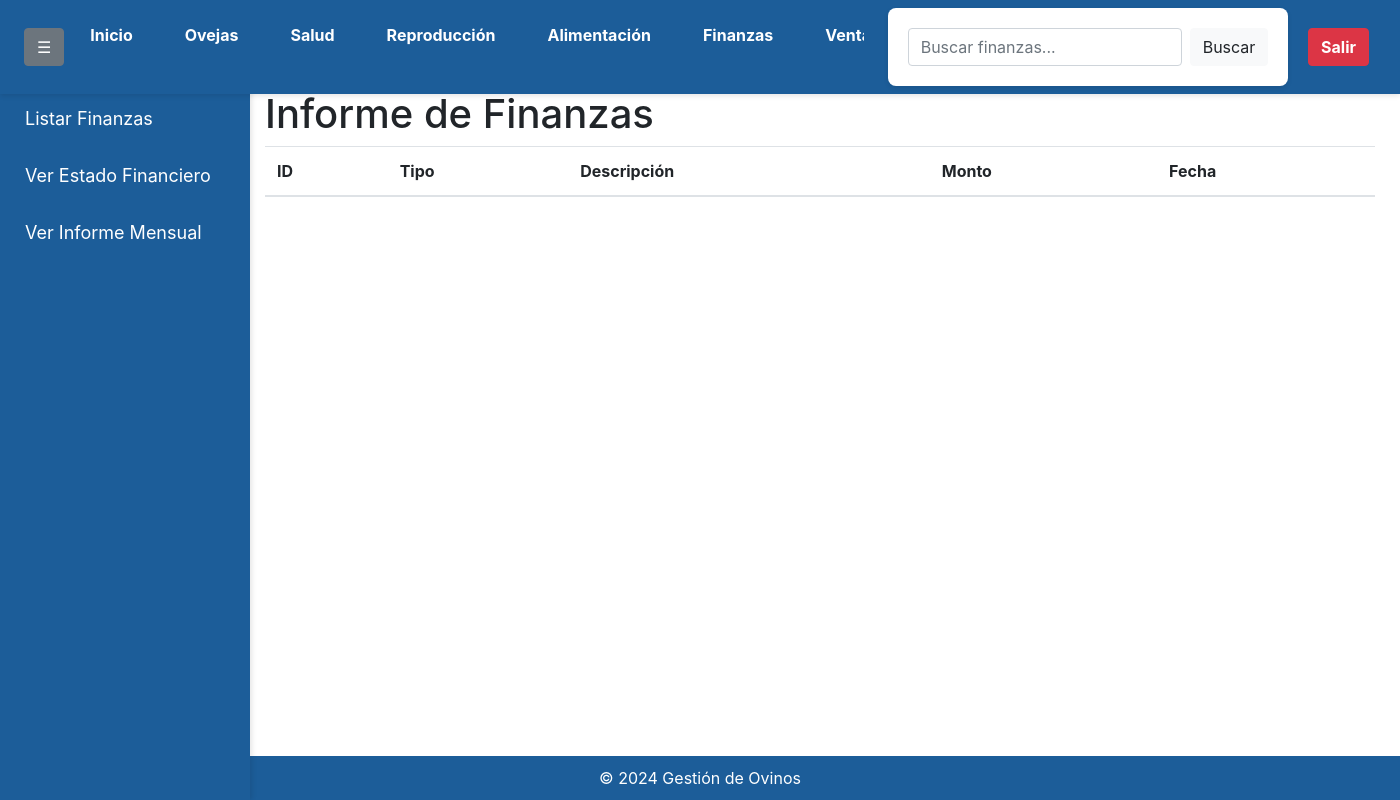
Page /listar_finanzas (signed in) on the earlier database version.
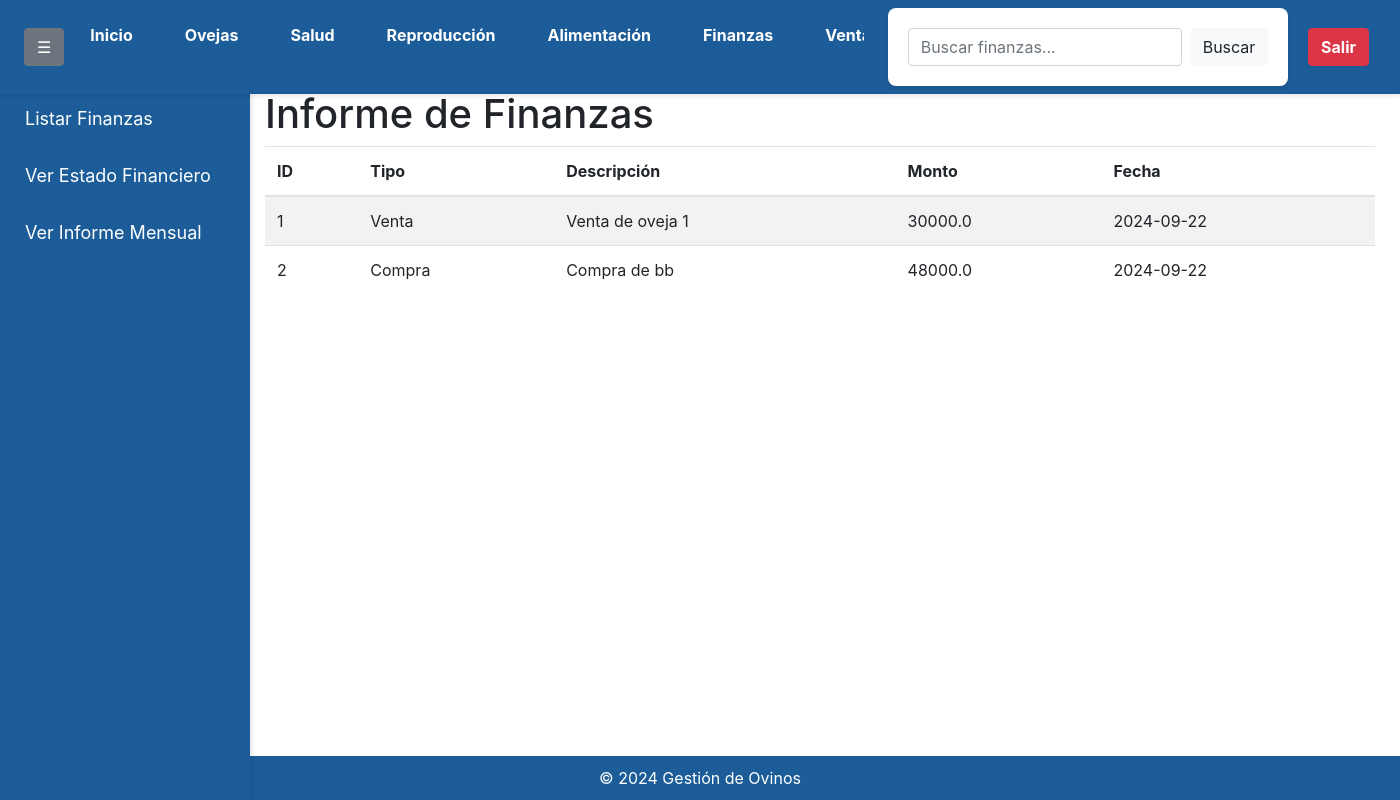
Same page on the later database version.
### app/models.py (models this page shows)
class Finanzas(db.Model):
    id = db.Column(db.Integer, primary_key=True)
    tipo = db.Column(db.String(10), nullable=False)
    descripcion = db.Column(db.Text, nullable=False)
    monto = db.Column(db.Float, nullable=False)
    fecha = db.Column(db.Date, nullable=False)
    user_id = db.Column(db.Integer, db.ForeignKey('user.id'), nullable=False)
    user = db.relationship('User', backref='finanzas')

### app/routes.py (the view)
@app.route('/listar_finanzas')
@login_required
def listar_finanzas():
    search_query = request.args.get('search', '')  # Obtener el término de búsqueda desde la solicitud
    if search_query:
        finanzas = Finanzas.query.filter(
            (Finanzas.tipo.contains(search_query)) |
            (Finanzas.descripcion.contains(search_query)) |
            (Finanzas.monto.like(f"%{search_query}%")) |  # Para buscar por monto, aunque sea float
            (Finanzas.fecha.like(f"%{search_query}%"))    # Para buscar por fecha
        ).filter_by(user_id=current_user.id).order_by(Finanzas.fecha.desc()).all()
    else:
        finanzas = Finanzas.query.filter_by(user_id=current_user.id).order_by(Finanzas.fecha.desc()).all()
    return render_template('listar_finanzas.html', finanzas=finanzas)

### app/__init__.py (called while the page is built)
@login_manager.user_loader
def load_user(user_id):
    return User.query.get(int(user_id))

### app/templates/listar_finanzas.html (shortened to what this page needs)
<!DOCTYPE html>
<html lang="en">
<head>
    <link rel="stylesheet" href="{{ url_for('static', filename='styles.css') }}">
    <link rel="stylesheet" href="https://maxcdn.bootstrapcdn.com/bootstrap/4.5.2/css/bootstrap.min.css">
</head>
<body>
    <nav class="navbar navbar-expand-lg navbar-light" style="background-color: #1c5d99;">
        <div class="collapse navbar-collapse" id="navbarNav">
            <button class="btn btn-secondary ml-2" id="toggleSidebar">☰</button>
            <ul class="navbar-nav mr-auto">
                <li class="nav-item">
                    <a class="nav-link text-white" href="{{ url_for('index') }}">Inicio</a>
                </li>
                <li class="nav-item">
                    <a class="nav-link text-white" href="{{ url_for('oveja') }}">Ovejas</a>
                </li>
                <li class="nav-item">
                    <a class="nav-link text-white" href="{{ url_for('salud') }}">Salud</a>
                </li>
                <li class="nav-item">
                    <a class="nav-link text-white" href="{{ url_for('reproduccion') }}">Reproducción</a>
                </li>
                <li class="nav-item">
                    <a class="nav-link text-white" href="{{ url_for('alimentacion') }}">Alimentación</a>
                </li>
                <li class="nav-item">
                    <a class="nav-link text-white" href="{{ url_for('finanzas') }}">Finanzas</a>
                </li>
                <li class="nav-item">
                    <a class="nav-link text-white" href="{{ url_for('venta') }}">Ventas</a>
                </li>
            </ul>
            <form class="form-inline my-2 my-lg-0" method="GET" action="{{ url_for('listar_finanzas') }}">
                <input class="form-control mr-sm-2" type="search" name="search" placeholder="Buscar finanzas..." aria-label="Search" value="{{ request.args.get('search', '') }}">
                <button class="btn btn-light my-2 my-sm-0" type="submit">Buscar</button>
            </form>
            <a href="{{ url_for('logout') }}" class="btn btn-danger ml-2">Salir</a>
        </div>
    </nav>
    <div class="sidebar" id="sidebar">
        <ul class="nav flex-column">
            <li class="nav-item">
                <a class="nav-link text-white" href="{{ url_for('listar_finanzas') }}">Listar Finanzas</a>
            </li>
            <li class="nav-item">
                <a class="nav-link text-white" href="{{ url_for('analisis_financiero') }}">Ver Estado Financiero</a>
            </li>
            <li class="nav-item">
                <a class="nav-link text-white" href="{{ url_for('informe_mensual') }}">Ver Informe Mensual</a>
            </li>
        </ul>
    </div>
    <div class="container mt-3">
        <h1 style="margin-top: 70px;">Informe de Finanzas</h1>
        <table class="table table-striped">
            <thead>
                <tr>
                    <th>ID</th>
                    <th>Tipo</th>
                    <th>Descripción</th>
                    <th>Monto</th>
                    <th>Fecha</th>
                </tr>
            </thead>
            <tbody>
                {% for finanza in finanzas %}
                    <tr>
                        <td>{{ finanza.id }}</td>
                        <td>{{ finanza.tipo }}</td>
                        <td>{{ finanza.descripcion }}</td>
                        <td>{{ finanza.monto }}</td>
                        <td>{{ finanza.fecha }}</td>
                    </tr>
                {% endfor %}
            </tbody>
        </table>
    </div>
    <footer class="text-center mt-4">
        &copy; 2024 Gestión de Ovinos
    </footer>
</body>
</html>

Differences in the rows shown:
added Finanzas: id "1", tipo "Venta", descripcion "Venta de oveja 1", monto "30000.0", fecha "2024-09-22"
added Finanzas: id "2", tipo "Compra", descripcion "Compra de bb", monto "48000.0", fecha "2024-09-22"
